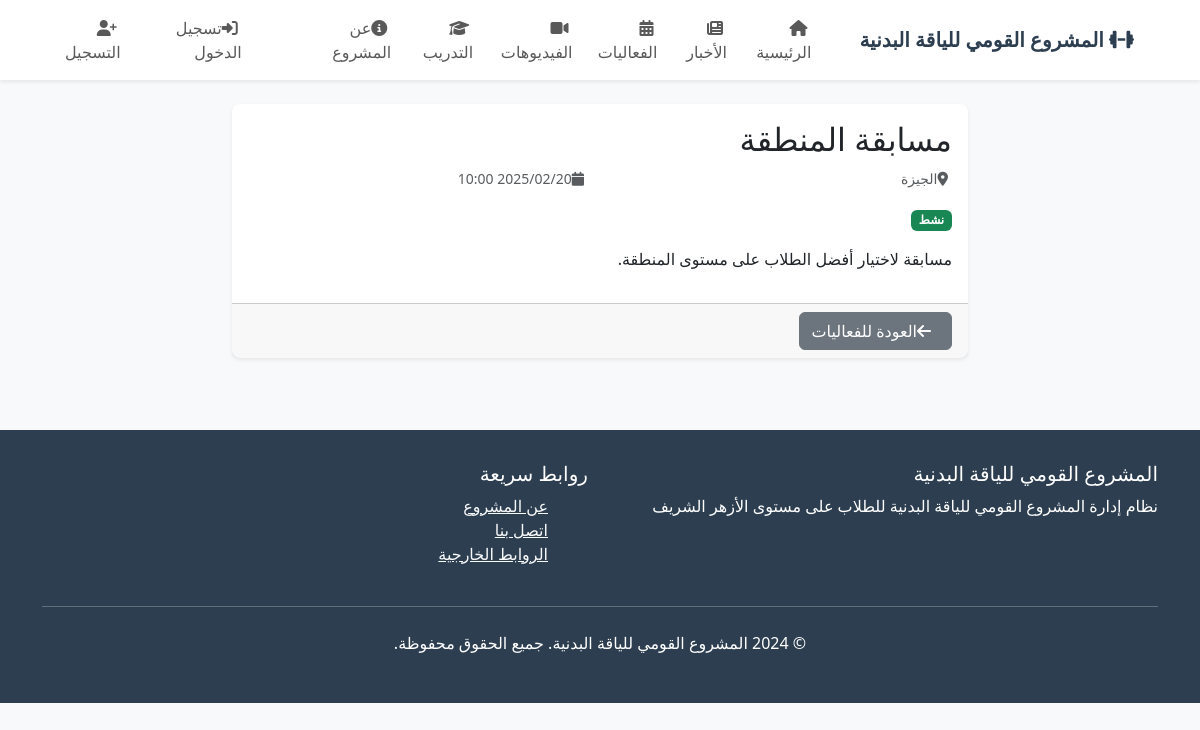
The app's page /events/2/ with its own data.
### fitness_management/models.py (models this page shows, shortened)
class Event(models.Model):
    title = models.CharField(max_length=200, verbose_name="العنوان")
    description = models.TextField(verbose_name="الوصف")
    start_date = models.DateTimeField(verbose_name="تاريخ البداية")
    end_date = models.DateTimeField(verbose_name="تاريخ النهاية")
    location = models.CharField(max_length=200, verbose_name="الموقع")
    image = models.ImageField(upload_to='events/', blank=True, verbose_name="الصورة")
    is_active = models.BooleanField(default=True, verbose_name="نشط")
    class Meta:
        verbose_name = "الفعالية"
        verbose_name_plural = "الفعاليات"
        ordering = ['start_date']

### fitness_management/views.py (the view)
# urls.py: path('events/<int:event_id>/', views.event_detail, name='event_detail'),
def event_detail(request, event_id):
    event = get_object_or_404(Event, id=event_id)
    context = {
        'event': event,
    }
    return render(request, 'fitness_management/event_detail.html', context)

### templates/fitness_management/event_detail.html (shortened to what this page needs)
{% extends 'base.html' %}
{% block content %}
<div class="container py-4">
    <div class="row">
        <div class="col-md-8 mx-auto">
            <div class="card">
                <div class="card-body">
                    <h2 class="card-title">{{ event.title }}</h2>
                    <div class="row mb-3">
                        <div class="col-md-6">
                            <small class="text-muted">
                                <i class="fas fa-map-marker-alt me-1"></i>{{ event.location }}
                            </small>
                        </div>
                        <div class="col-md-6">
                            <small class="text-muted">
                                <i class="fas fa-calendar me-1"></i>{{ event.start_date|date:"Y/m/d H:i" }}
                            </small>
                        </div>
                    </div>
                    <div class="mb-3">
                        <span class="badge {% if event.is_active %}bg-success{% else %}bg-secondary{% endif %}">
                            {% if event.is_active %}نشط{% else %}غير نشط{% endif %}
                        </span>
                    </div>
                    <div class="card-text">
                        {{ event.description|linebreaks }}
                    </div>
                </div>
                <div class="card-footer">
                    <a href="{% url 'fitness_management:events_list' %}" class="btn btn-secondary">
                        <i class="fas fa-arrow-left me-2"></i>العودة للفعاليات
                    </a>
                </div>
            </div>
        </div>
    </div>
</div>
{% endblock %}

### templates/base.html (style rules this page uses)
body { font-family: 'Segoe UI', Tahoma, Geneva, Verdana, sans-serif; background-color: #f8f9fa; }
.card { border: none; box-shadow: 0 0.125rem 0.25rem rgba(0, 0, 0, 0.075); border-radius: 0.5rem; }

### records on screen
Event: title "مسابقة المنطقة", location "الجيزة", start_date "2025/02/20 10:00", description "مسابقة لاختيار أفضل الطلاب على مستوى المنطقة."
